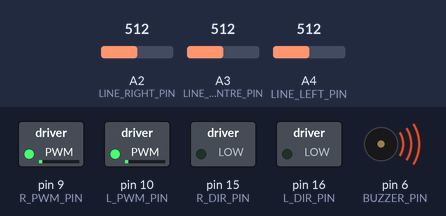
Recording of a sketch running on a simulated Arduino Mega 2560, built with avr-gcc and run on an emulated ATmega2560. Shown: switched loads named in the sketch (green lamp = pin HIGH), buzzer (waves = sounding). The inputs (shaded band) are chosen by the test bench; at power-on: A2 (LINE_RIGHT_PIN) = 512, A3 (LINE_CENTRE_PIN) = 512, A4 (LINE_LEFT_PIN) = 512. What the sketch prints to the serial monitor is not drawn.

Above: at 3.3 s.
3.4 s: A2 (LINE_RIGHT_PIN) set to 801
4.9 s: A2 (LINE_RIGHT_PIN) set to 831
At 5.9 s:
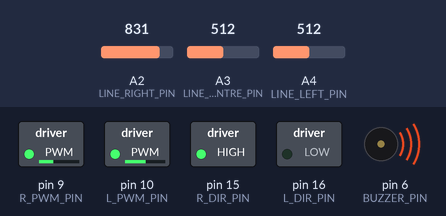
6.4 s: A3 (LINE_CENTRE_PIN) set to 716
At 7.1 s:
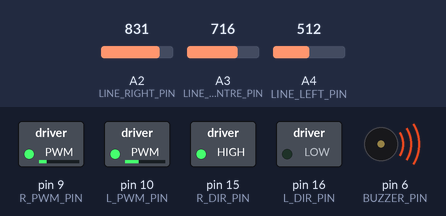
7.9 s: A4 (LINE_LEFT_PIN) set to 306
At 8.2 s:
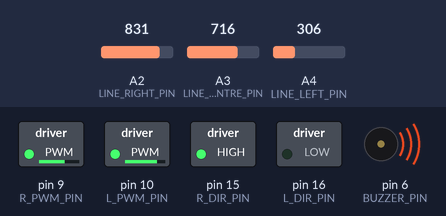
9.4 s: A4 (LINE_LEFT_PIN) set to 122
At 10.6 s:
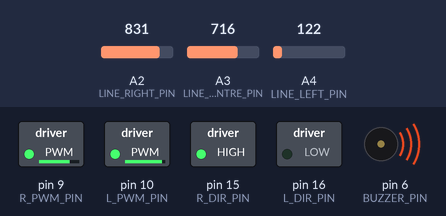
10.9 s: A3 (LINE_CENTRE_PIN) set to 511
At 11.9 s:
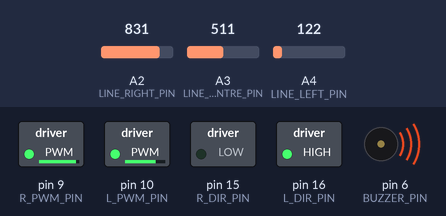
Timing chart, 0 to 13.4 s (numbered marks = the images above; inputs shaded):
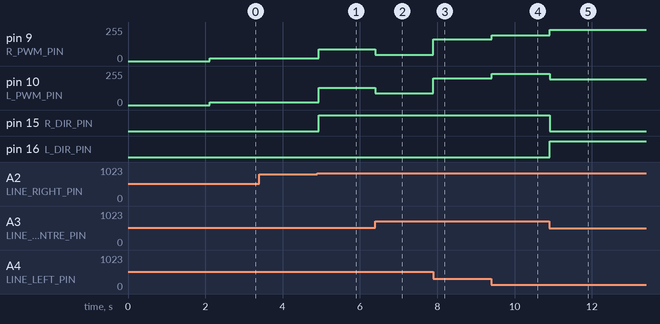

The sketch:

line_follow.ino
```cpp
#include "encoders.h"
#include "pid.h"
#include "line_sensors.h"

#define L_PWM_PIN 10
#define L_DIR_PIN 16
#define R_PWM_PIN  9
#define R_DIR_PIN 15

#define DIR_FWD LOW
#define DIR_BKD HIGH

#define BAUD_RATE 9600
#define BUZZER_PIN 6

#define LINE_LEFT_PIN   A4 //Pin for the left line sensor
#define LINE_CENTRE_PIN A3 //Pin for the centre line sensor
#define LINE_RIGHT_PIN  A2 //Pin for the right line sensor

// Initialise line sensors
LineSensor line_left(LINE_LEFT_PIN);
LineSensor line_centre(LINE_CENTRE_PIN);
LineSensor line_right(LINE_RIGHT_PIN);

// PID Values
#define kp 0.11
#define ki 0.0
#define kd 0.0

PID pid( kp, ki, kd );

// Timestamps
float update_ts;
float buzzer_ts;
float incrementer_ts;
float init_ts;

float demand;
float forward_speed;

// States
bool on_line;
bool first_line_found;
bool buzzer_on;
bool beep_complete;

// Line Confidence
float left_line_confidence;
float centre_line_confidence;
float right_line_confidence;

// Thresholds
float line_threshold;
float confidence_threshold;

unsigned long elapsed_time;

// unsigned long intervals[20] = { 2000, 5000, 2000, 2000, 3000, 5000, 5000, 5000, 500, 4000, 1000, 2000, 2500, 500, 5000, 4000, 3000, 1000, 2000, 3000 };
unsigned long intervals[25] = { 3000, 100, 3000, 100, 3000, 100, 3000, 100, 3000, 100, 3000, 100, 3000, 100, 3000, 100, 3000, 100, 3000, 100, 3000, 100, 3000, 100, 3000 };
unsigned long buzz_interval;

int no_of_beats;
int interval_index;


void setup()
{
  setupMotors();
  setupLeftEncoder();
  setupRightEncoder();

  pinMode(BUZZER_PIN, OUTPUT);

  update_ts = millis();
  init_ts = millis();
  buzzer_ts = micros();
  incrementer_ts = micros();

  line_left.calibrate();
  line_centre.calibrate();
  line_right.calibrate();

  // Calibration complete
  play_delay_tone(20, 100);

  demand = 0.0;
  forward_speed = 20.0;

  on_line = false;
  first_line_found = false;
  buzzer_on = false;
  beep_complete = false;

  left_line_confidence = 0.0;
  centre_line_confidence = 0.0;
  right_line_confidence = 0.0;

  line_threshold = 300.0;
  confidence_threshold = 50.0;

  no_of_beats = 25;
  interval_index = 0;
  buzz_interval = intervals[interval_index];

  // Delay for start of run
  delay(1000);

  // Initialise the Serial communication
  Serial.begin( 9600 );
  delay(1000);
  Serial.println("***RESET***");
}

void loop()
{

  // Check if on a line
  updateLineConfidence();
  on_line = checkForLine();

  elapsed_time = millis() - init_ts;

  // Action if line is no longer found
  if (!on_line) {
    // Play song when end of line is found
    if (first_line_found && elapsed_time > 5000) {
      updateSpeed(0, 0);

      unsigned long time_now = micros();
      unsigned long buzzer_elapsed = time_now - buzzer_ts;
      unsigned long incrementer_elapsed = time_now - incrementer_ts;

      if (!beep_complete) {
        play_song(buzzer_elapsed, incrementer_elapsed);
      }
    }
    else updateSpeed(21, 20);
  }

  // Update PID
  elapsed_time = millis() - update_ts;

  if (elapsed_time > 5) {
    update_ts = millis();

    if (on_line) {
      updatePID();
    }
  }

}


void updateLineConfidence() {
  // If sensor is above threshold, increase confidence
  if (line_left.readCalibrated() > line_threshold) {
    left_line_confidence += 1.0;
  }
  else {
    left_line_confidence -= 1.0;
  }

  if (line_centre.readCalibrated() > line_threshold) {
    centre_line_confidence += 1.0;
  }
  else {
    centre_line_confidence -= 1.0;
  }

  if (line_right.readCalibrated() > line_threshold) {
    right_line_confidence += 1.0;
  }
  else {
    right_line_confidence -= 1.0;
  }

  left_line_confidence = constrain(left_line_confidence, 0.0, 100.0);
  centre_line_confidence = constrain(centre_line_confidence, 0.0, 100.0);
  right_line_confidence = constrain(right_line_confidence, 0.0, 100.0);

  return;
}

bool checkForLine() {
  bool left_on_line = left_line_confidence > confidence_threshold;
  bool centre_on_line = centre_line_confidence > confidence_threshold;
  bool right_on_line = right_line_confidence > confidence_threshold;

  if (left_on_line || centre_on_line || right_on_line) {
    if (!first_line_found) {
      first_line_found = true;
    }
    return true;
  }

  return false;
}

void updatePID() {
  // Get weighted line sensing ratio
  float line_centre_value = getLineCentre();

  // output_signal <----PID---- demand, measurement
  float pid_output = pid.update(demand, line_centre_value);

  float left_speed = forward_speed - pid_output;
  float right_speed = forward_speed + pid_output;

  left_speed = constrain(left_speed, -254, 254);
  right_speed = constrain(right_speed, -254, 254);

  updateSpeed(left_speed, right_speed);
}

float getLineCentre() {
  float left_value = line_left.readCalibrated();
  float centre_value = line_centre.readCalibrated();
  float right_value = line_right.readCalibrated();

  float I_total = left_value + centre_value + right_value;

  float p_1 = left_value / I_total;
  float p_2 = centre_value / I_total;
  float p_3 = right_value / I_total;

  float line_centre = (p_1 * 1000) + (p_2 * 2000) + (p_3 * 3000);

  line_centre = line_centre - 2000;

  line_centre = constrain(line_centre, -2000, 2000);

  return line_centre;
}

void updateSpeed(float left_new_speed, float right_new_speed) {

  if (left_new_speed < 0) {
    left_new_speed = left_new_speed * -1;
    digitalWrite( L_DIR_PIN, DIR_BKD );
  } else {
    digitalWrite( L_DIR_PIN, DIR_FWD );
  }

  if (right_new_speed < 0) {
    right_new_speed = right_new_speed * -1;
    digitalWrite( R_DIR_PIN, DIR_BKD );
  } else {
    digitalWrite( R_DIR_PIN, DIR_FWD );
  }

  analogWrite( L_PWM_PIN, left_new_speed );
  analogWrite( R_PWM_PIN, right_new_speed );
}

void play_song(unsigned long buzzer_elapsed, unsigned long incrementer_elapsed) {
  // Increment buzz_interval every 1000ms
  if (incrementer_elapsed > 100000) {
    incrementer_ts = micros();
    interval_index = (interval_index + 1) % no_of_beats;
    buzz_interval = intervals[interval_index];
  }

  // Implement a millis() or micros() task block
  // to toggle the state of the buzzer.
  if (buzzer_elapsed > buzz_interval) {
    buzzer_ts = micros();

    if (buzzer_on == false) play_tone(1);
    else play_tone(0);

    buzzer_on = !buzzer_on;
  }

  if (interval_index == (no_of_beats - 1)) {
    play_tone(0);
    buzzer_on = false;
    beep_complete = true;
  }
}

void play_delay_tone(int volume, int duration) {
  analogWrite(BUZZER_PIN, volume);
  delay(duration);
  analogWrite(BUZZER_PIN, 0);
}

void play_tone(int volume) {
  digitalWrite(BUZZER_PIN, volume);
}

void setupMotors() {
  pinMode( L_PWM_PIN, OUTPUT );
  pinMode( L_DIR_PIN, OUTPUT );
  pinMode( R_PWM_PIN, OUTPUT );
  pinMode( R_DIR_PIN, OUTPUT );

  // Set initial direction for l and r wheels
  digitalWrite( L_DIR_PIN, DIR_FWD );
  digitalWrite( R_DIR_PIN, DIR_FWD );
}
```

encoders.h
```cpp
// These #defines act like a find-and-replace
// in your code, and make your code more readable.

#define E1_A_PIN  7
#define E1_B_PIN  23
#define E0_A_PIN  26
//E0_B_Pin is defined seperately later

// Volatile Global variables used by Encoder ISR.
volatile long count_right_e; // used by encoder to count the rotation
volatile bool oldE1_A;  // used by encoder to remember prior state of A
volatile bool oldE1_B;  // used by encoder to remember prior state of B

volatile long count_left_e; // used by encoder to count the rotation
volatile bool oldE0_A;  // used by encoder to remember prior state of A
volatile bool oldE0_B;  // used by encoder to remember prior state of B


// This ISR handles just Encoder 1
// ISR to read the Encoder1 Channel A and B pins
// and then look up based on  transition what kind of
// rotation must have occured.
ISR( INT6_vect ) {
  // First, Read in the new state of the encoder pins.
  // Standard pins, so standard read functions.
  boolean newE1_B = digitalRead( E1_B_PIN );
  boolean newE1_A = digitalRead( E1_A_PIN );

  // Some clever electronics combines the
  // signals and this XOR restores the
  // true value.
  newE1_A ^= newE1_B;

  // Create a bitwise representation of our states
  // We do this by shifting the boolean value up by
  // the appropriate number of bits, as per our table
  // header:
  //
  // State :  (bit3)  (bit2)  (bit1)  (bit0)
  // State :  New A,  New B,  Old A,  Old B.
  byte state = 0;
  state = state | ( newE1_A  << 3 );
  state = state | ( newE1_B  << 2 );
  state = state | ( oldE1_A  << 1 );
  state = state | ( oldE1_B  << 0 );


  // This is an inefficient way of determining
  // the direction.  However it illustrates well
  // against the lecture slides.
  switch( state ) {
    case 0:                   break; // No movement.
    case 1:  count_right_e--; break;  // clockwise?
    case 2:  count_right_e++; break;  // anti-clockwise?
    case 3:                   break;  // Invalid
    case 4:  count_right_e++; break;  // anti-clockwise?
    case 5:                   break;  // No movement.
    case 6:                   break;  // Invalid
    case 7:  count_right_e--; break;  // clockwise?
    case 8:  count_right_e--; break;  // clockwise?
    case 9:                   break;  // Invalid
    case 10:                  break;  // No movement.
    case 11: count_right_e++; break;  // anti-clockwise?
    case 12:                  break;  // Invalid
    case 13: count_right_e++; break;  // anti-clockwise?
    case 14: count_right_e--; break;  // clockwise?
    case 15:                  break;  // No movement.
  }

  // Save current state as old state for next call.
  oldE1_A = newE1_A;
  oldE1_B = newE1_B;

}


// This ISR handles just Encoder 0
// ISR to read the Encoder0 Channel A and B pins
// and then look up based on  transition what kind of
// rotation must have occured.
ISR( PCINT0_vect ) {

  // First, Read in the new state of the encoder pins.

  // Mask for a specific pin from the port.
  // Non-standard pin, so we access the register
  // directly.
  // Reading just PINE would give us a number
  // composed of all 8 bits.  We want only bit 2.
  // B00000100 masks out all but bit 2
  boolean newE0_B = PINE & (1<<PINE2);
  //boolean newE0_B = PINE & B00000100;  // Does same as above.

  // Standard read fro the other pin.
  boolean newE0_A = digitalRead( E0_A_PIN ); // 26 the same as A8

  // Some clever electronics combines the
  // signals and this XOR restores the
  // true value.
  newE0_A ^= newE0_B;

  // Create a bitwise representation of our states
  // We do this by shifting the boolean value up by
  // the appropriate number of bits, as per our table
  // header:
  //
  // State :  (bit3)  (bit2)  (bit1)  (bit0)
  // State :  New A,  New B,  Old A,  Old B.
  byte state = 0;
  state = state | ( newE0_A  << 3 );
  state = state | ( newE0_B  << 2 );
  state = state | ( oldE0_A  << 1 );
  state = state | ( oldE0_B  << 0 );

  // This is an inefficient way of determining
  // the direction.  However it illustrates well
  // against the lecture slides.
  switch( state ) {
    case 0:                  break; // No movement.
    case 1:  count_left_e--; break;  // clockwise?
    case 2:  count_left_e++; break;  // anti-clockwise?
    case 3:                  break;  // Invalid
    case 4:  count_left_e++; break;  // anti-clockwise?
    case 5:                  break;  // No movement.
    case 6:                  break;  // Invalid
    case 7:  count_left_e--; break;  // clockwise?
    case 8:  count_left_e--; break;  // clockwise?
    case 9:                  break;  // Invalid
    case 10:                 break;  // No movement.
    case 11: count_left_e++; break;  // anti-clockwise?
    case 12:                 break;  // Invalid
    case 13: count_left_e++; break;  // anti-clockwise?
    case 14: count_left_e--; break;  // clockwise?
    case 15:                 break;  // No movement.
  }

  // Save current state as old state for next call.
  oldE0_A = newE0_A;
  oldE0_B = newE0_B;
}


/*
   This setup routine enables interrupts for
   encoder1.  The interrupt is automatically
   triggered when one of the encoder pin changes.
   This is really convenient!  It means we don't
   have to check the encoder manually.
*/
void setupRightEncoder() {

  // Initialise our count value to 0.
  count_right_e = 0;

  // Initialise the prior A & B signals
  // to zero, we don't know what they were.
  oldE1_A = 0;
  oldE1_B = 0;

  // Setup pins for encoder 1
  pinMode( E1_A_PIN, INPUT );
  pinMode( E1_B_PIN, INPUT );

  // Now to set up PE6 as an external interupt (INT6), which means it can
  // have its own dedicated ISR vector INT6_vector

  // Page 90, 11.1.3 External Interrupt Mask Register – EIMSK
  // Disable external interrupts for INT6 first
  // Set INT6 bit low, preserve other bits
  EIMSK = EIMSK & ~(1<<INT6);
  //EIMSK = EIMSK & B1011111; // Same as above.

  // Page 89, 11.1.2 External Interrupt Control Register B – EICRB
  // Used to set up INT6 interrupt
  EICRB |= ( 1 << ISC60 );  // using header file names, push 1 to bit ISC60
  //EICRB |= B00010000; // does same as above

  // Page 90, 11.1.4 External Interrupt Flag Register – EIFR
  // Setting a 1 in bit 6 (INTF6) clears the interrupt flag.
  EIFR |= ( 1 << INTF6 );
  //EIFR |= B01000000;  // same as above

  // Now that we have set INT6 interrupt up, we can enable
  // the interrupt to happen
  // Page 90, 11.1.3 External Interrupt Mask Register – EIMSK
  // Disable external interrupts for INT6 first
  // Set INT6 bit high, preserve other bits
  EIMSK |= ( 1 << INT6 );
  //EIMSK |= B01000000; // Same as above

}

void setupLeftEncoder() {

    // Initialise our count value to 0.
    count_left_e = 0;

    // Initialise the prior A & B signals
    // to zero, we don't know what they were.
    oldE0_A = 0;
    oldE0_B = 0;

    // Setting up E0_PIN_B:
    // The Romi board uses the pin PE2 (port E, pin 2) which is
    // very unconventional.  It doesn't have a standard
    // arduino alias (like d6, or a5, for example).
    // We set it up here with direct register access
    // Writing a 0 to a DDR sets as input
    // DDRE = Data Direction Register (Port)E
    // We want pin PE2, which means bit 2 (counting from 0)
    // PE Register bits [ 7  6  5  4  3  2  1  0 ]
    // Binary mask      [ 1  1  1  1  1  0  1  1 ]
    //
    // By performing an & here, the 0 sets low, all 1's preserve
    // any previous state.
    DDRE = DDRE & ~(1<<DDE6);
    //DDRE = DDRE & B11111011; // Same as above.

    // We need to enable the pull up resistor for the pin
    // To do this, once a pin is set to input (as above)
    // You write a 1 to the bit in the output register
    PORTE = PORTE | (1<< PORTE2 );
    //PORTE = PORTE | 0B00000100;

    // Encoder0 uses conventional pin 26
    pinMode( E0_A_PIN, INPUT );
    digitalWrite( E0_A_PIN, HIGH ); // Encoder 0 xor

    // Enable pin-change interrupt on A8 (PB4) for encoder0, and disable other
    // pin-change interrupts.
    // Note, this register will normally create an interrupt a change to any pins
    // on the port, but we use PCMSK0 to set it only for PCINT4 which is A8 (PB4)
    // When we set these registers, the compiler will now look for a routine called
    // ISR( PCINT0_vect ) when it detects a change on the pin.  PCINT0 seems like a
    // mismatch to PCINT4, however there is only the one vector servicing a change
    // to all PCINT0->7 pins.
    // See Manual 11.1.5 Pin Change Interrupt Control Register - PCICR

    // Page 91, 11.1.5, Pin Change Interrupt Control Register
    // Disable interrupt first
    PCICR = PCICR & ~( 1 << PCIE0 );
    // PCICR &= B11111110;  // Same as above

    // 11.1.7 Pin Change Mask Register 0 – PCMSK0
    PCMSK0 |= (1 << PCINT4);

    // Page 91, 11.1.6 Pin Change Interrupt Flag Register – PCIFR
    PCIFR |= (1 << PCIF0);  // Clear its interrupt flag by writing a 1.

    // Enable
    PCICR |= (1 << PCIE0);
}
```

line_sensors.h
```cpp
#ifndef _Line_follow_h
#define _Line_follow_h

//Number of readings to take for calibration
//const int NUM_CALIBRATIONS = ????;

/*
 *  Class to represent a single line sensor
 */
class LineSensor {
  public:

    // Required function.
    LineSensor(int pin);   //Constructor

    // Suggested functions.
    void calibrate();         //Calibrate
    int readRaw();            //Return the uncalibrated value from the sensor
    float readCalibrated();   //Return the calibrated value from the sensor
    bool isOverLine();

  private:

    int pin;
    int calibrate_count;
    int threshold;
    float bias_compensation;

};


// Class Constructor:
// Sets pin passed in as argument to input
LineSensor::LineSensor(int Line_pin) {
  calibrate_count = 50;
  bias_compensation = 0.0;
  threshold = 100;

  pin = Line_pin;
  pinMode(pin, INPUT);
}

// Returns unmodified reading.
int LineSensor::readRaw() {
  return analogRead(pin);
}

// Write this function to measure any
// systematic error in your sensor and
// set some bias values.
void LineSensor::calibrate() {
  int running_total = 0;

  for (int i = 0; i < calibrate_count; i++)
  {
    int value = readRaw();
    running_total += value;
  }

  bias_compensation = (float)running_total/(float)calibrate_count;
}


// Use the above bias values to return a
// compensated ("corrected") sensor reading.
float LineSensor::readCalibrated() {
  float calibrated_reading = (float)readRaw() - bias_compensation;
  return calibrated_reading;
}

// Check if sensor is over a line
bool LineSensor::isOverLine() {
  if (readCalibrated() > threshold) {
    return true;
  }
  return false;
}


#endif
```

Source omitted: pid.h (7530 bytes)

Measured:
- the behaviour switches between 812 and 813 on A2 (LINE_RIGHT_PIN) (found by bisection; images 0 and 1)
- after the input at 3.4 s, every drawn part: stays the same
- after the input at 4.9 s, pin 9 (R_PWM_PIN): 20/255 → 90/255 at once; pin 10 (L_PWM_PIN): 21/255 → 130/255 at once; pin 15 (R_DIR_PIN): LOW → HIGH at once
- after the input at 6.4 s, pin 9 (R_PWM_PIN): 90/255 → 47/255 at once; pin 10 (L_PWM_PIN): 130/255 → 87/255 at once
- after the input at 7.9 s, pin 9 (R_PWM_PIN): 47/255 → 162/255 at once; pin 10 (L_PWM_PIN): 87/255 → 202/255 at once
- after the input at 9.4 s, pin 9 (R_PWM_PIN): 162/255 → 195/255 at once; pin 10 (L_PWM_PIN): 202/255 → 235/255 at once
- after the input at 10.9 s, pin 9 (R_PWM_PIN): 195/255 → 235/255 at once; pin 10 (L_PWM_PIN): 235/255 → 195/255 at once; pin 15 (R_DIR_PIN): HIGH → LOW at once; pin 16 (L_DIR_PIN): LOW → HIGH at once
